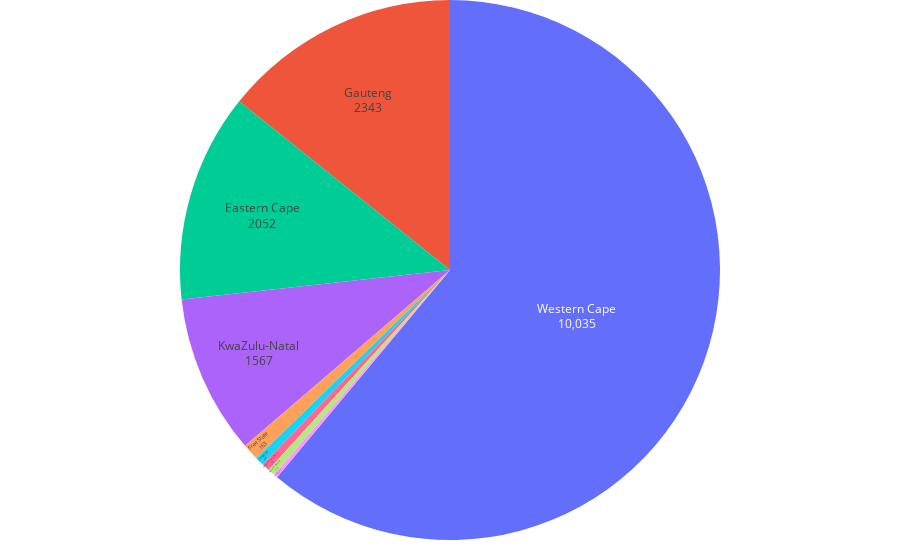

The code cell stored with this chart in its notebook:
### Code cell
create_pie_chart(prov_totals_data, 'total', 'province', 'tot_cases_per_province.html')

### Figure 1 — Plotly figure (JSON) as saved in the notebook; plotly's stock layout.template omitted (floating-point values rounded to 4 significant figures)
{"data": [{"domain": {"x": [0, 1], "y": [0, 1]}, "hoverinfo": "label+percent", "hovertemplate": "%{label}<br>%{value}", "labels": ["Eastern Cape", "Free State", "Gauteng", "KwaZulu-Natal", "Limpopo", "Mpumalanga", "Northern Cape", "North West", "Western Cape", "Unknown"], "legendgroup": "", "name": "", "showlegend": true, "textinfo": "value+label", "textposition": "inside", "type": "pie", "values": [2052, 163, 2343, 1567, 88, 76, 37, 72, 10035, 0]}], "layout": {"legend": {"tracegroupgap": 0, "x": 0, "y": 1}, "margin": {"b": 20, "l": 0, "r": 0, "t": 0}, "showlegend": false}}
